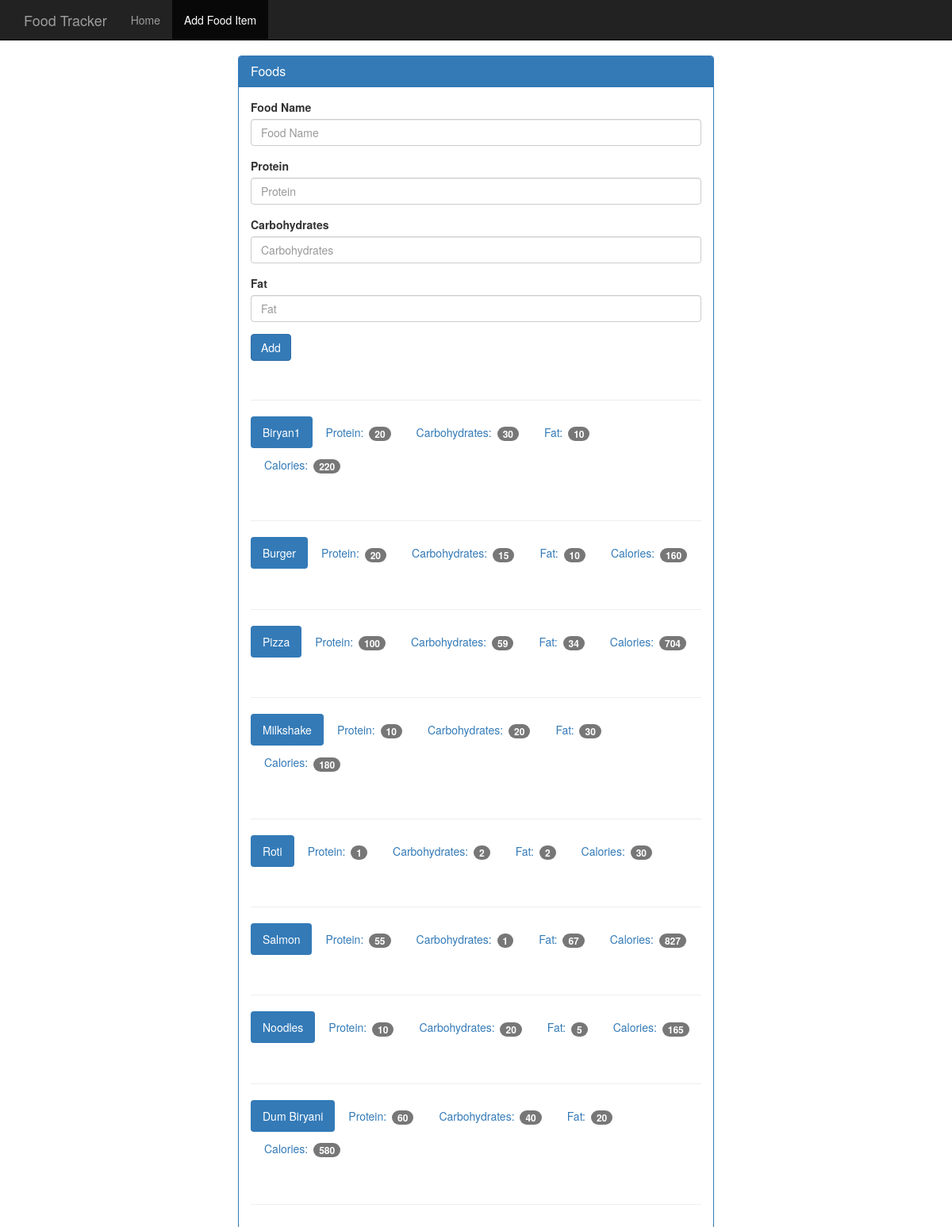
The app's page /food with its own data.
### tables this page shows
CREATE TABLE food (
    id integer primary key autoincrement,
    name text not null ,
    protein integer not null,
    carbohydrates integer not null,
    fat integer not null,
    calories integer not null
);

### app.py (the view, shortened to what this page needs)
@app.route('/food', methods=['GET', 'POST'])
def food():
    db= get_db()
    cur = db.execute(QUERY_GET_FOOD)
    results = cur.fetchall()
    return render_template('add_food.html', results=results)

### app.py (called while the page is built)
def connect_db():
    db_path = os.path.join(BASE_DIR, "food_log.db")
    sql = sqlite3.connect(db_path)
    sql.row_factory = sqlite3.Row
    return sql

def get_db():
    if not hasattr(g, 'sqlite_db'):
        g.sqlite_db = connect_db()
    return g.sqlite_db

### templates/add_food.html (shortened to what this page needs)
<!DOCTYPE html>
<html lang="en">
  <head>
    <link href="{{ url_for('static', filename='bootstrap.min.css') }}" rel="stylesheet">
    <link href="{{ url_for('static', filename='theme.css') }}" rel="stylesheet">
  </head>
  <body>
    <nav class="navbar navbar-inverse navbar-fixed-top">
      <div class="container">
        <div class="navbar-header">
          <a class="navbar-brand" href="#">Food Tracker</a>
        </div>
        <div id="navbar" class="navbar-collapse collapse">
          <ul class="nav navbar-nav">
            <li><a href="#">Home</a></li>
            <li class="active"><a href="#">Add Food Item</a></li>
          </ul>
        </div>
      </div>
    </nav>
    <div class="container theme-showcase col-sm-6 col-sm-offset-3" role="main">
      <div class="row">
        <div>
          <div class="panel panel-primary">
            <div class="panel-heading">
              <h3 class="panel-title">Foods</h3>
            </div>
            <div class="panel-body">
              <form method="POST" action="{{ url_for('food')}}">
                <div class="form-group">
                  <label for="food-name">Food Name</label>
                  <input type="text" class="form-control" id="food-name" name="food-name" placeholder="Food Name">
                </div>
                <div class="form-group">
                  <label for="protein">Protein</label>
                  <input type="number" class="form-control" id="protein" name="protein" placeholder="Protein">
                </div>
                <div class="form-group">
                  <label for="carbohydrates">Carbohydrates</label>
                  <input type="number" class="form-control" id="carbohydrates" name="carbohydrates" placeholder="Carbohydrates">
                </div>
                <div class="form-group">
                  <label for="fat">Fat</label>
                  <input type="number" class="form-control" id="fat" name="fat" placeholder="Fat">
                </div>
                <button type="submit" class="btn btn-primary">Add</button>
              </form>
              <div class="page-header"></div>
              {% for food in results %}
              <ul class="nav nav-pills" role="tablist">
                <li class="active"><a>{{ food.name}}</a></li>
                <li><a>Protein: <span class="badge">{{ food.protein }}</span></a></li>
                <li><a>Carbohydrates: <span class="badge">{{ food.carbohydrates }}</span></a></li>
                <li><a>Fat: <span class="badge">{{ food.fat }}</span></a></li>
                <li><a>Calories: <span class="badge">{{ food.calories }}</span></a></li>
              </ul>
              <div class="page-header"></div>
              {% endfor %}
            </div>
          </div>
        </div>
      </div>
    </div>
  </body>
</html>

### static/theme.css (style rules this page uses)
body { padding-top: 70px; padding-bottom: 30px; }

### records on screen
food: name "Biryan1", protein "20", carbohydrates "30", fat "10", calories "220"
food: name "Burger", protein "20", carbohydrates "15", fat "10", calories "160"
food: name "Pizza", protein "100", carbohydrates "59", fat "34", calories "704"
food: name "Milkshake", protein "10", carbohydrates "20", fat "30", calories "180"
food: name "Roti", protein "1", carbohydrates "2", fat "2", calories "30"
food: name "Salmon", protein "55", carbohydrates "1", fat "67", calories "827"
food: name "Noodles", protein "10", carbohydrates "20", fat "5", calories "165"
food: name "Dum Biryani", protein "60", carbohydrates "40", fat "20", calories "580"
